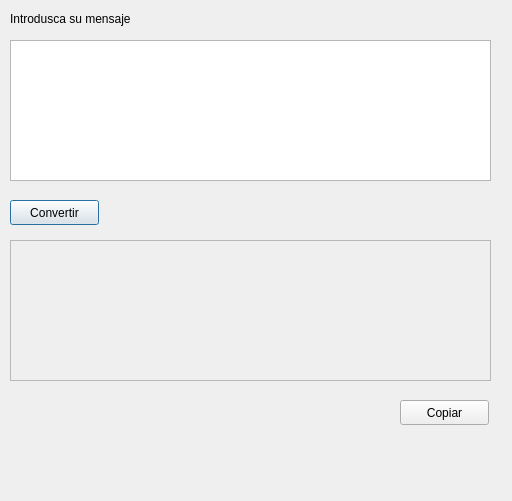
<?xml version="1.0" encoding="UTF-8"?>
<ui version="4.0">
 <class>Dialog</class>
 <widget class="QDialog" name="Dialog">
  <property name="geometry">
   <rect>
    <x>0</x>
    <y>0</y>
    <width>512</width>
    <height>501</height>
   </rect>
  </property>
  <property name="windowTitle">
   <string>ChuckNorris Encoder</string>
  </property>
  <widget class="QTextEdit" name="input">
   <property name="geometry">
    <rect>
     <x>10</x>
     <y>40</y>
     <width>481</width>
     <height>141</height>
    </rect>
   </property>
  </widget>
  <widget class="QLabel" name="label">
   <property name="geometry">
    <rect>
     <x>10</x>
     <y>10</y>
     <width>221</width>
     <height>17</height>
    </rect>
   </property>
   <property name="text">
    <string>Introdusca su mensaje</string>
   </property>
  </widget>
  <widget class="QPushButton" name="pushButtonConvertir">
   <property name="geometry">
    <rect>
     <x>10</x>
     <y>200</y>
     <width>89</width>
     <height>25</height>
    </rect>
   </property>
   <property name="text">
    <string>Convertir</string>
   </property>
  </widget>
  <widget class="QTextEdit" name="output">
   <property name="enabled">
    <bool>false</bool>
   </property>
   <property name="geometry">
    <rect>
     <x>10</x>
     <y>240</y>
     <width>481</width>
     <height>141</height>
    </rect>
   </property>
  </widget>
  <widget class="QPushButton" name="pushButton">
   <property name="geometry">
    <rect>
     <x>400</x>
     <y>400</y>
     <width>89</width>
     <height>25</height>
    </rect>
   </property>
   <property name="text">
    <string>Copiar</string>
   </property>
  </widget>
 </widget>
 <resources/>
 <connections>
  <connection>
   <sender>pushButton</sender>
   <signal>pressed()</signal>
   <receiver>output</receiver>
   <slot>selectAll()</slot>
   <hints>
    <hint type="sourcelabel">
     <x>462</x>
     <y>414</y>
    </hint>
    <hint type="destinationlabel">
     <x>458</x>
     <y>354</y>
    </hint>
   </hints>
  </connection>
  <connection>
   <sender>pushButton</sender>
   <signal>released()</signal>
   <receiver>output</receiver>
   <slot>copy()</slot>
   <hints>
    <hint type="sourcelabel">
     <x>429</x>
     <y>415</y>
    </hint>
    <hint type="destinationlabel">
     <x>426</x>
     <y>363</y>
    </hint>
   </hints>
  </connection>
 </connections>
</ui>
